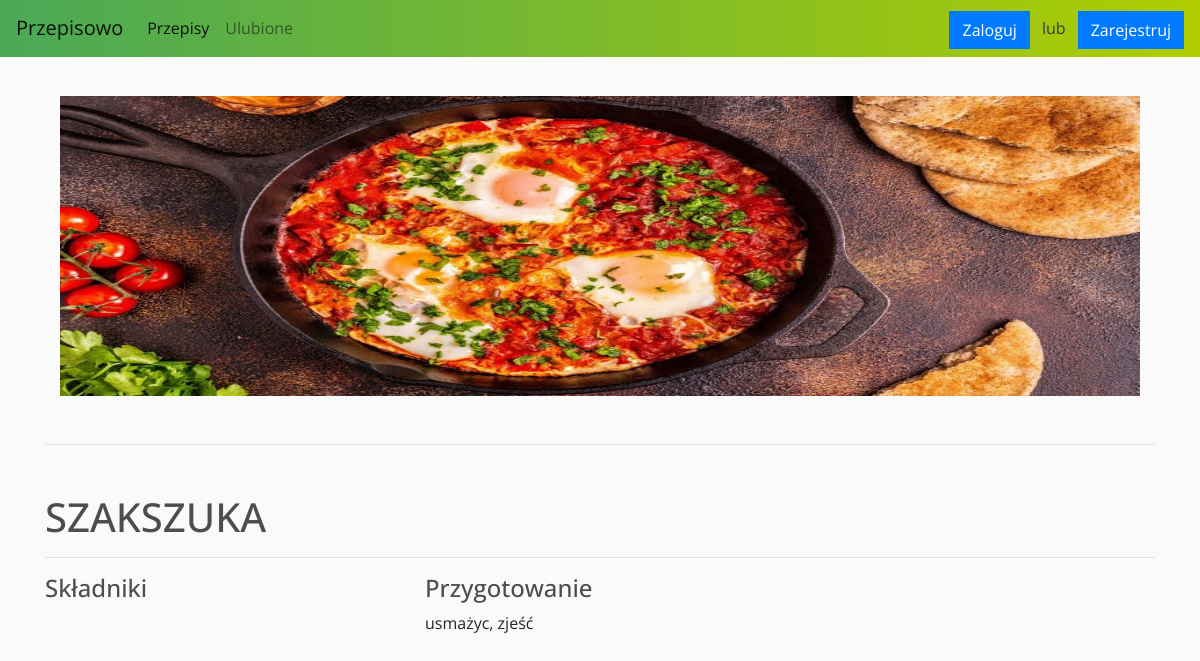
Page /recipe/szakszuka-11/ on the committed database.
### przepisowo_site/models.py (models this page shows, shortened)
class Recipe(models.Model):
    STATUS_CHOICES = (
        ('draft', 'Draft'),
        ('published', 'Published'),
    )
    title = models.CharField(max_length=200)
    subname = models.CharField(max_length=200,
                               blank=True)
    slug = models.SlugField(default='',
                            editable=False,
                            max_length=200,
                            )
    author = models.ForeignKey(User,
                               on_delete=models.CASCADE,
                               related_name='recipes')
    description = models.TextField()
    publish = models.DateTimeField(default=timezone.now, null=True)
    created = models.DateTimeField(auto_now_add=True, null=True)
    updated = models.DateTimeField(auto_now=True, null=True)
    status = models.CharField(max_length=10,
                              choices=STATUS_CHOICES,
                              default='draft')
    image = models.ImageField(blank=True)
    preparation_time_in_minutes = models.IntegerField(blank=True, null=True)
    def get_ingredients(self):
        ingredients = Ingredient.objects.filter(recipe=self)
        return ingredients

### przepisowo_site/views.py (the view)
class RecipeDetailView(DetailView):
    model = Recipe
    query_pk_and_slug = True
    template_name = 'recipe_detail.html'

### przepisowo_site/templates/recipe_detail.html (shortened to what this page needs)
{% extends 'base.html' %}
{% load static %}
{% block content%}
	<main>
		<section>
			<div class="row mb-5">
				<div class="col-12 mt-5 pt-5">
					<img class="img-fluid col-12 detail-image"
					src="
					{% if recipe.image %}
					{{recipe.image.url}}
					{% else %}
					{% static 'images/placeholder.png' %}
					{% endif %}
					">
					<hr class="my-5">
					<h1 class="text-uppercase">{{recipe.title}}</h1>
					<hr class="mt-3">
				</div>
				<div class="col-3">
					<h4>Składniki</h4>
				</div>
				<div class="col-8 offset-1">
					<h4>Przygotowanie</h4>
					{{ recipe.description }}
				</div>
			</div>
		</section>
	</main>
{% endblock content %}

### static/css/main.css (style rules this page uses)
body { background-color: hsl(0, 0%, 98%); font-family: 'Open Sans', sans-serif; }
h1,h2,h3,h4,h5,h6 { color:hsl(0, 0%, 30%); }
.detail-image { max-height: 300px }

### rows in the picture
Recipe: image (picture), title "SZAKSZUKA", description "usmażyc, zjeść"
